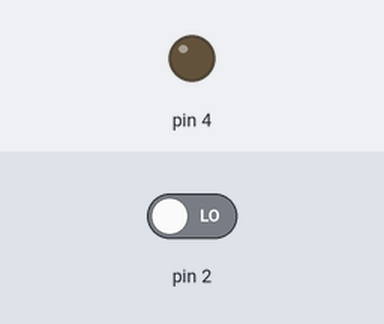
A sketch run on a simulated Arduino Uno, built with avr-gcc and run on an emulated ATmega328P. Shown: output pins drawn as LEDs (lit = HIGH). The test bench sets the inputs (shaded band); at power-on: pin 2 LOW.

Above: at 1.2 s.
1.3 s: pin 2 driven HIGH
At 2.2 s:
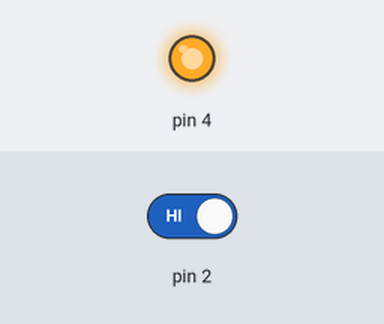
Timing chart, 0 to 4.3 s (numbered marks = the images above; inputs shaded):
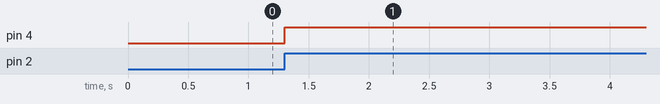

The sketch:

mainCode.ino
```cpp
/*
  SEND HIGH TO MOTOR WHEN THE BUTTON IS PRESSED
  ELSE SEND LOW TO MOTOR
*/
volatile bool state = false;

void function(void)
{
  if(state == false)
    state = true;
  else
    state = false;
}

void setup()
{
  pinMode(2, INPUT);
  pinMode(4, OUTPUT);
  attachInterrupt(digitalPinToInterrupt(2), function, RISING);
}

void loop()
{
  if(state == true)
    digitalWrite(4, HIGH);
  else
    digitalWrite(4, LOW);
}
```

Measured:
- after the input at 1.3 s, pin 4: LOW → HIGH at once
